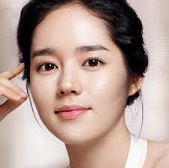
#> input picture ch7/face_w1.jpg, 169 x 168 px
$ python 7-3haar_play.py
#> lines starting #> are read from the running program, lines starting #| are printed output that depends on the picture; after the words box and inside, x2 and y2 are one past the last pixel; in counts of white or black regions, pixels touching at a corner belong together
import cv2
import sys

face_cascade = cv2.CascadeClassifier('haarcascade_frontalface_default.xml') # Face 분류기 로드

img = cv2.imread('face_w1.jpg')
#> img is the input picture: shape (168, 169, 3); mean B, G, R 150.2, 159.6, 183.4
if img is None:
    sys.exit('파일을 찾을 수 없습니다.')

gray = cv2.cvtColor(img, cv2.COLOR_BGR2GRAY)  # 그레이 이미지로 변환
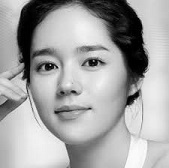
#> gray: shape (168, 169); min 0, max 252, mean 165.6
faces = face_cascade.detectMultiScale(gray, 1.3, 5) # 얼굴 검출
#> faces = [[13, 17, 119, 119]]

#face_mask = cv2.imread('mask_hannibal2.png')   # 가면 이미지
face_mask=cv2.imread('mask_fire.png')
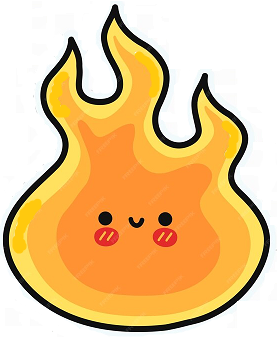
#> input picture ch7/mask_fire.png, 277 x 337 px
#> face_mask is the input picture: shape (337, 277, 3); mean B, G, R 140.8, 195.8, 233.4
h_mask, w_mask = face_mask.shape[:2]
#> h_mask = 337; w_mask = 277

for (x,y,w,h) in faces:
    if h > 0 and w > 0:
        roi = img[y:y+h, x:x+w]   # 검출된 얼굴에 대한 사각형 영역을 관심 영역(ROI)로 설정
        cv2.imshow('0',roi)
        cv2.moveWindow('0', 1200, 50)

        face_mask_small=cv2.resize(face_mask,(w,h),interpolation=cv2.INTER_AREA) # 가면 이미지의 크기를 검출된 얼굴의 크기와 같도록 resize

        gray_mask = cv2.cvtColor(face_mask_small, cv2.COLOR_BGR2GRAY) # ① 가면 마스크에서 검지 않은 부분만 통과(검은색 부분은 투명)
        ret, mask = cv2.threshold(gray_mask, 220, 255, cv2.THRESH_BINARY_INV)
        masked_face = cv2.bitwise_and(face_mask_small, face_mask_small, mask=mask)

        mask_inv = cv2.bitwise_not(mask)  # ② 검출된 얼굴에서 가면 마스크의 검은 부분만 통과(검지 않은 부분은 투명)
        masked_img = cv2.bitwise_and(roi, roi, mask=mask_inv)

        img[y:y+h, x:x+w] = cv2.add(masked_face, masked_img) # 흰색 마스크와 마스크된 얼굴 합성 (① + ②)

        cv2.imshow('1',masked_face)
        cv2.moveWindow('1', 600, 50)
        cv2.imshow('2', masked_img)
        cv2.moveWindow('2', 900, 50)  # Move it to(x,y)
        cv2.imshow('Play with face',img)
#> this loop made 1 pass
#> pass 1, `gray_mask = cv2.cvtColor(face_mask_small, cv2.COLOR_BGR2GRAY)`:
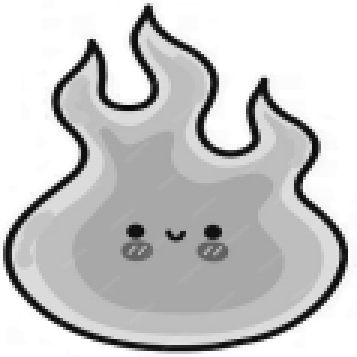
#> gray_mask: shape (119, 119) (shown 3 times larger); min 10, max 255, mean 200.9
#> pass 1, `ret, mask = cv2.threshold(gray_mask, 220, 255, cv2.THRESH_BINARY_INV)`:
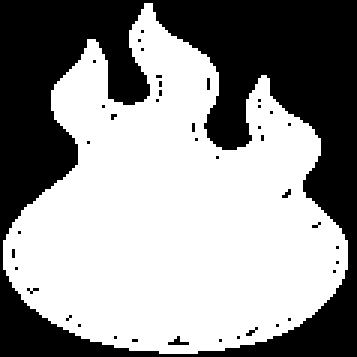
#> mask: shape (119, 119) (shown 3 times larger); 58.1% white; 41 black regions (40 under 20 px), largest, box (x1, y1, x2, y2) and area: (0, 0, 119, 119) 5854
#> after the loop:
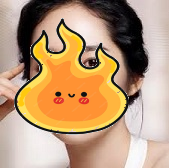
#> img: shape (168, 169, 3); mean B, G, R 122.2, 154.7, 187.1
#> after the loop:
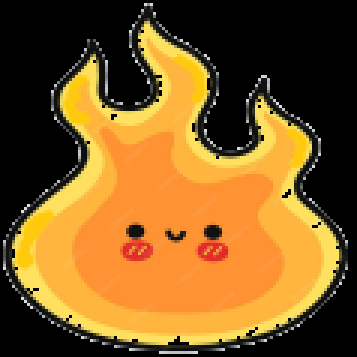
#> masked_face: shape (119, 119, 3) (shown 3 times larger); mean B, G, R 35.2, 89.7, 127.5
#> after the loop:
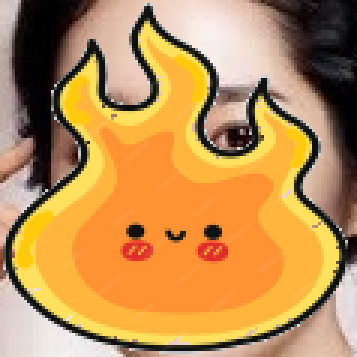
#> roi: shape (119, 119, 3) (shown 3 times larger); mean B, G, R 85.3, 143.2, 190.1

cv2.waitKey()
cv2.destroyAllWindows()
